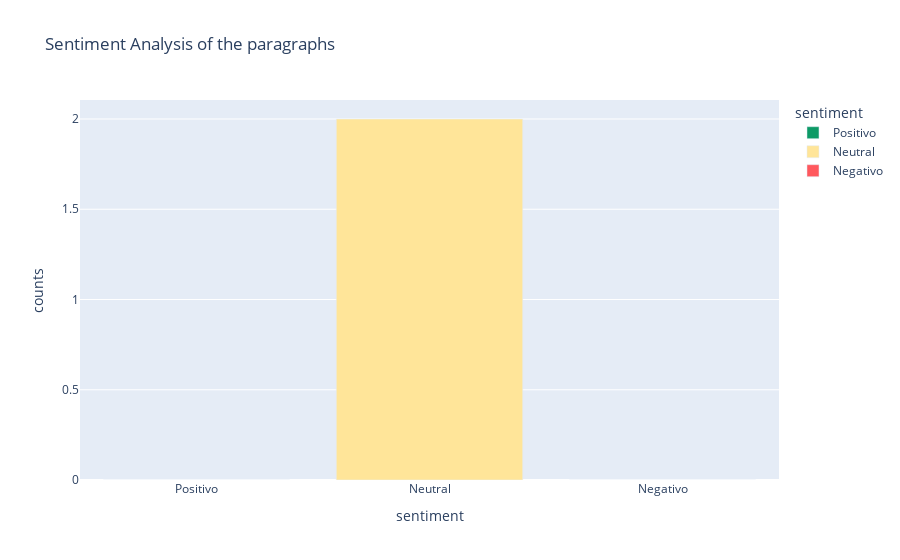

Notebook code cell kept with this figure:
### Code cell
plot_sentiment_distribution(tweet_df)

### Figure 1 — Plotly figure (JSON) as saved in the notebook; plotly's stock layout.template omitted (floating-point values rounded to 4 significant figures)
{"data": [{"hovertemplate": "sentiment=%{x}<br>counts=%{y}<extra></extra>", "legendgroup": "Positivo", "marker": {"color": "#0d9a66", "pattern": {"shape": ""}}, "name": "Positivo", "orientation": "v", "showlegend": true, "textposition": "auto", "type": "bar", "x": ["Positivo"], "xaxis": "x", "y": [0], "yaxis": "y"}, {"hovertemplate": "sentiment=%{x}<br>counts=%{y}<extra></extra>", "legendgroup": "Neutral", "marker": {"color": "#ffe599", "pattern": {"shape": ""}}, "name": "Neutral", "orientation": "v", "showlegend": true, "textposition": "auto", "type": "bar", "x": ["Neutral"], "xaxis": "x", "y": [2], "yaxis": "y"}, {"hovertemplate": "sentiment=%{x}<br>counts=%{y}<extra></extra>", "legendgroup": "Negativo", "marker": {"color": "#ff585d", "pattern": {"shape": ""}}, "name": "Negativo", "orientation": "v", "showlegend": true, "textposition": "auto", "type": "bar", "x": ["Negativo"], "xaxis": "x", "y": [0], "yaxis": "y"}], "layout": {"barmode": "relative", "legend": {"title": {"text": "sentiment"}, "tracegroupgap": 0}, "title": {"text": "Sentiment Analysis of the paragraphs"}, "xaxis": {"anchor": "y", "categoryarray": ["Positivo", "Neutral", "Negativo"], "categoryorder": "array", "domain": [0, 1], "title": {"text": "sentiment"}}, "yaxis": {"anchor": "x", "domain": [0, 1], "title": {"text": "counts"}}}}
